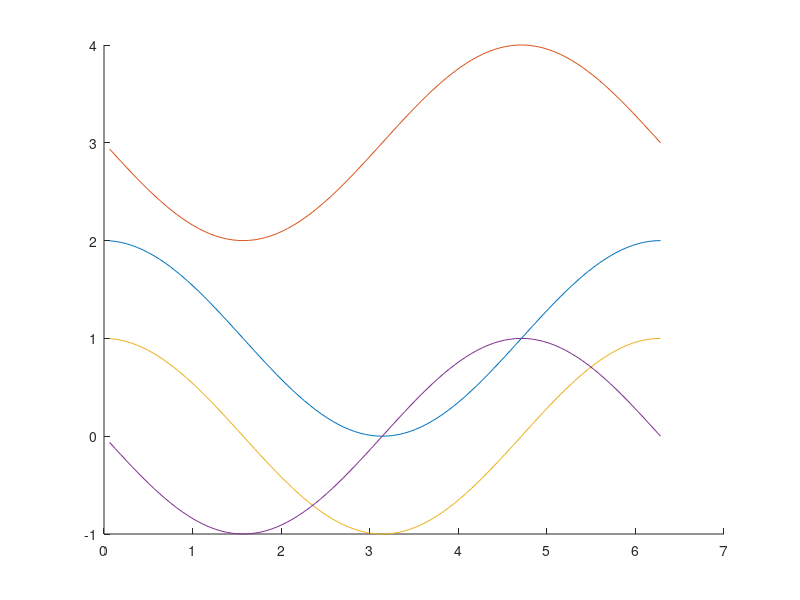
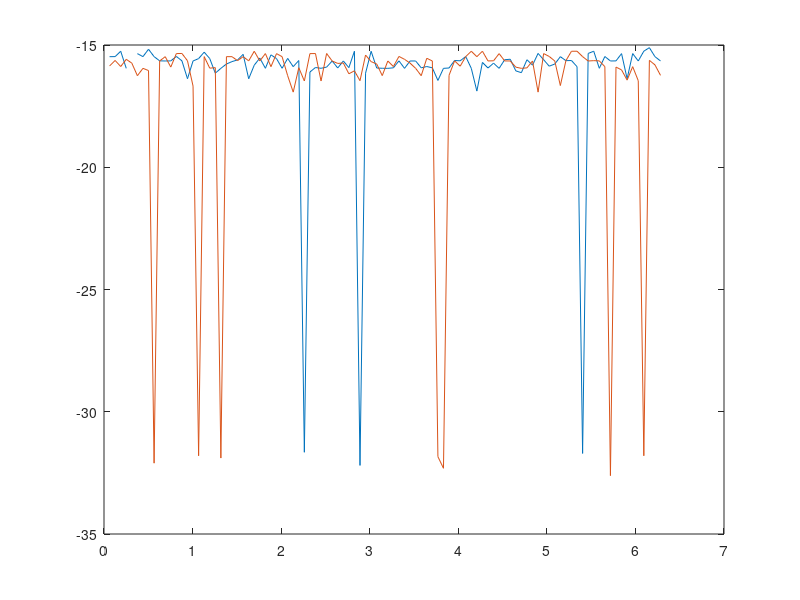

MATLAB code for these plots, in order: (Note: this script raises an error after producing the figures.)
% Script to test the remove of the 0th mode

x = linspace(2*pi/100,2*pi)';

y = [1 + cos(x), 3 - sin(x)];

yf = fft(y);

size(yf)

N = size(yf,1)/2;

k = [0:N-1, 0, 1-N:-1]';

hold on

plot(x, y)

yf(k==0,:) = 0;

y2 = ifft(yf);

plot(x,y2)

figure

plot(x,log10(abs(y2-[cos(x),-sin(x)])))

%%

H1 = 0.4; H2 = 0.7; m2 = 0.5; m3 = 1.0; s1 = 1.0; s2 = 1.0; Q = 1.0;

xN = 2^7;
x = linspace(2*pi/xN,2*pi,xN)';
y = i_double_rand_fixed(x,0.1);

fy = rhs_ps(0,x,y,...
    @(t, x, y, dy) compute_evolution(y, dy, H1, H2, m2, m3, s1, s2, Q),...
    [1,3,4]);

fyf = fft(fy);

N = size(fyf,1)/2;

k = [0:N-1, 0, 1-N:-1]';

fyf(k == 0)

%%

[h,x,t] = compute_numerical_solution(0.1,0.5,0.5,2,1,1,1,@(x) i_double_cos(x,0.01,1),0.1,2*pi,2^7,1e-7);

y = h(:,end);

yf = fft(y);

N = size(yf,1)/2;

k = [0:N-1, 0, 1-N:-1]';

yf(k == 0)

plot_log_l1_norm(h,t,x)
